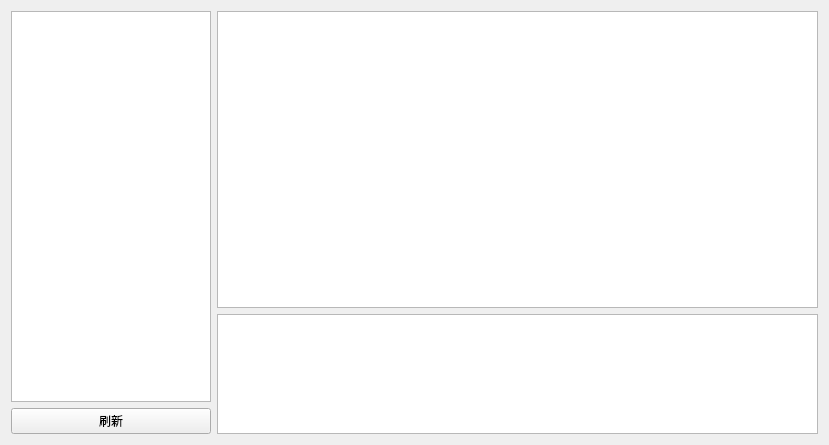
<?xml version="1.0" encoding="UTF-8"?>
<ui version="4.0">
 <class>DBBrowserWidget</class>
 <widget class="QWidget" name="DBBrowserWidget">
  <property name="geometry">
   <rect>
    <x>0</x>
    <y>0</y>
    <width>829</width>
    <height>445</height>
   </rect>
  </property>
  <property name="windowTitle">
   <string>DBBrowserWidget</string>
  </property>
  <layout class="QHBoxLayout" name="horizontalLayout">
   <item>
    <layout class="QVBoxLayout" name="leftLayout">
     <property name="sizeConstraint">
      <enum>QLayout::SetMaximumSize</enum>
     </property>
     <item>
      <widget class="QTreeView" name="conferenceView">
       <property name="sizePolicy">
        <sizepolicy hsizetype="Maximum" vsizetype="Expanding">
         <horstretch>0</horstretch>
         <verstretch>0</verstretch>
        </sizepolicy>
       </property>
       <property name="maximumSize">
        <size>
         <width>200</width>
         <height>16777215</height>
        </size>
       </property>
      </widget>
     </item>
     <item>
      <layout class="QHBoxLayout" name="confBottomLayout">
       <item>
        <widget class="QPushButton" name="conferenceRefreshButton">
         <property name="text">
          <string>刷新</string>
         </property>
        </widget>
       </item>
      </layout>
     </item>
    </layout>
   </item>
   <item>
    <layout class="QVBoxLayout" name="rightLayout">
     <item>
      <widget class="QTreeView" name="episodeView"/>
     </item>
     <item>
      <widget class="QTableView" name="fileView">
       <property name="sizePolicy">
        <sizepolicy hsizetype="Expanding" vsizetype="Maximum">
         <horstretch>0</horstretch>
         <verstretch>0</verstretch>
        </sizepolicy>
       </property>
       <property name="maximumSize">
        <size>
         <width>16777215</width>
         <height>120</height>
        </size>
       </property>
      </widget>
     </item>
    </layout>
   </item>
  </layout>
 </widget>
 <layoutdefault spacing="6" margin="11"/>
 <resources/>
 <connections/>
 <slots>
  <slot>HandleConferenceRefreshBtnClickedSlot()</slot>
 </slots>
</ui>
